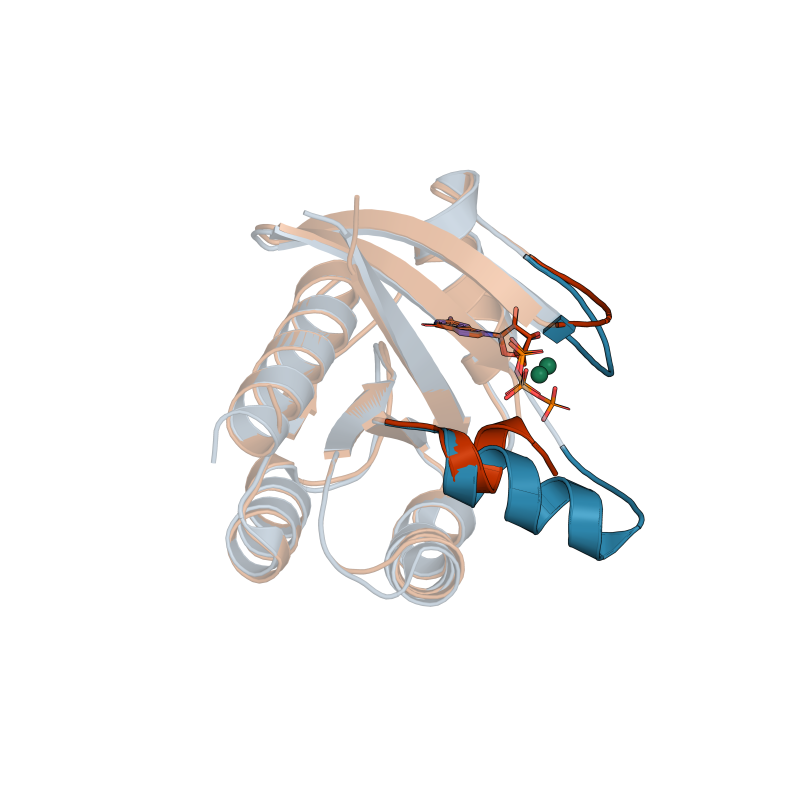
#> input picture RAS基因与蛋白结构/figures/_S2_GDP_vs_GTP_overlay.png, 2400 x 2400 px, found by its file name (shown at 1/3 size)
$ python 04_supplementary.py ../figures
#> lines starting #> are read from the running program, lines starting #| are printed output that depends on the picture; after the words box and inside, x2 and y2 are one past the last pixel; in counts of white or black regions, pixels touching at a corner belong together
#!/usr/bin/env python3
# -*- coding: utf-8 -*-
"""Assemble the PyMOL renders into single-column supplementary figures.

Usage: python3 04_supplementary.py <root>
Input : figures/_S2_*.png, _S3_*.png  (from render_supplementary_pymol.pml)
Output: figures/FigS2, FigS3  .pdf / .svg / .png
Same style contract as 03_figures.py: 88 mm single column, Arial, no titles,
no Chinese, colour keys inside the panel, titles live in Figure_legends.md.
"""
import os, sys
import numpy as np
import matplotlib
matplotlib.use('Agg')
import matplotlib.pyplot as plt

ROOT = sys.argv[1]
FIG = os.path.join(ROOT, 'figures')
MM = 1 / 25.4
W1 = 88.0                                   # single-column width, mm

plt.rcParams.update({
    'font.family': ['Arial', 'Helvetica', 'DejaVu Sans'],
    'pdf.fonttype': 42, 'ps.fonttype': 42, 'svg.fonttype': 'none',
    'legend.frameon': False, 'font.size': 6,
})

C = {'ploop': '#1C7C54', 'sw1': '#E09F3E', 'sw2': '#BF3100', 'g4': '#6A4C93',
     'g5': '#9D6DBF', 'hot': '#D7263D', 'gdp': '#355070', 'gtp': '#2E86AB',
     'cool': '#9FB4C7', 'warm': '#D08C60', 'mg': '#1C7C54'}
AF = [('≥90 very high', '#0053D6'), ('70–90 confident', '#65CBF3'),
      ('50–70 low', '#FFDB13'), ('<50 very low', '#FF7D45')]


def line(c, label, lw=2.6):
    return plt.Line2D([], [], color=c, lw=lw, label=label)


def dot(c, label, ms=3.4, mec='none', mew=0):
    return plt.Line2D([], [], ls='', marker='o', color=c, ms=ms, label=label,
                      mec=mec, mew=mew)


def crop(path):
    img = plt.imread(path)
#> img is the input picture: shape (2400, 2400, 4) float32; mean R, G, B, A 0.937, 0.931, 0.928, 0.0771
    if img.ndim == 3 and img.shape[2] == 4:
        a = img[:, :, 3] > 0.02
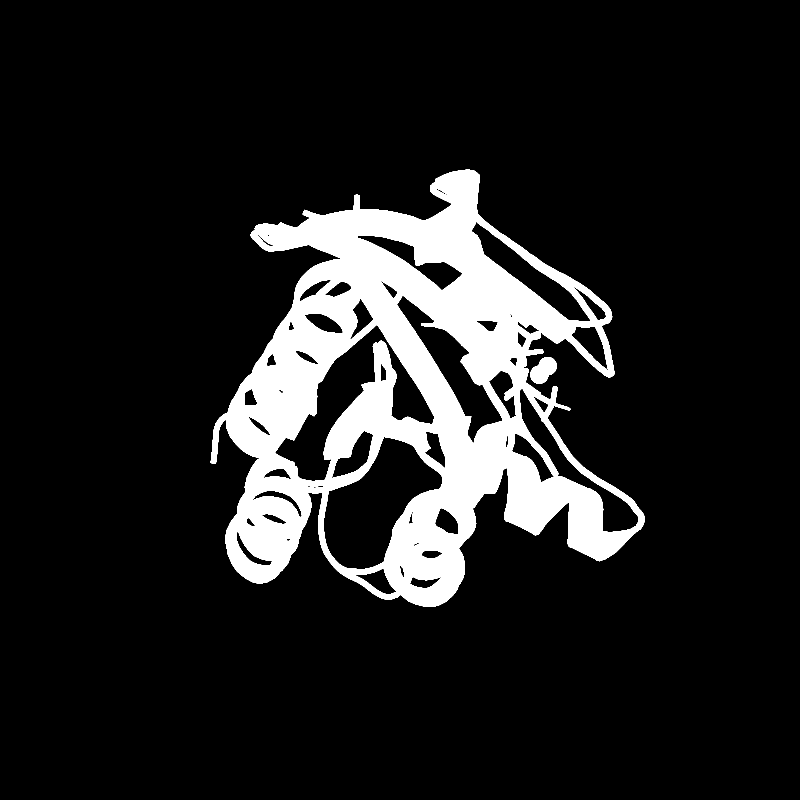
#> a: shape (2400, 2400) bool (shown at 1/3 size); 12.1% white; 2 white regions, box (x1, y1, x2, y2) and area: (632, 509, 1934, 1821) 690329, (1591, 1071, 1670, 1151) 4138
        rs, cs = np.where(a.any(1))[0], np.where(a.any(0))[0]
#> rs = 1312 values from 509 to 1820; cs = 1302 values from 632 to 1933
        pad = int(0.012 * max(img.shape[:2]))
#> pad = 28
        img = img[max(rs[0] - pad, 0):rs[-1] + pad,
                  max(cs[0] - pad, 0):cs[-1] + pad]
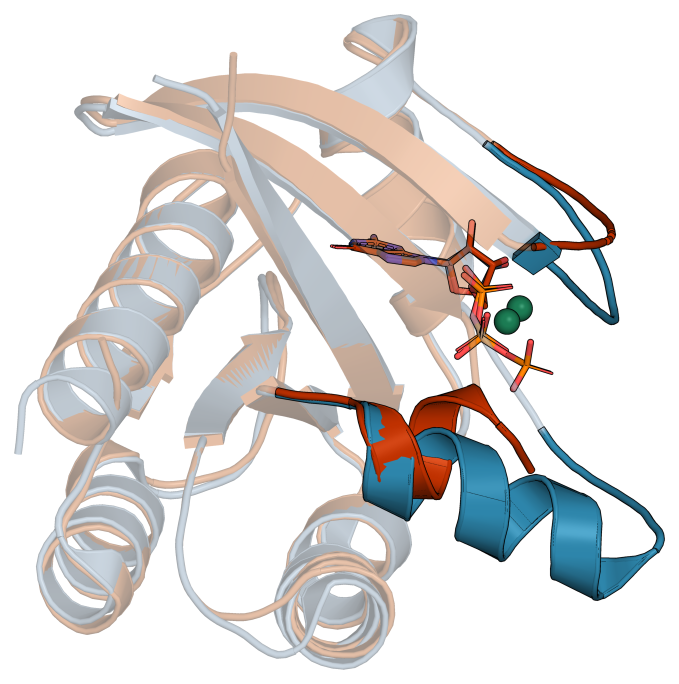
#> img: shape (1367, 1357, 4) float32 (shown at 1/2 size); mean R, G, B, A 0.808, 0.789, 0.778, 0.239; transparent parts drawn white
    return img


def build(src, out, handles, ncol, key_mm=11.0):
    img = crop(os.path.join(FIG, src))
    h_img = W1 * img.shape[0] / img.shape[1]          # keep aspect, mm
#> h_img = 88.65
    H = h_img + key_mm
#> H = 101.6
    fig = plt.figure(figsize=(W1 * MM, H * MM))
    ax = fig.add_axes([0, key_mm / H, 1, h_img / H])
    ax.imshow(img, interpolation='antialiased')
    ax.set_axis_off()
    lg = fig.add_axes([0, 0, 1, key_mm / H])
    lg.set_axis_off()
    lg.legend(handles=handles, loc='center', ncol=ncol, fontsize=5.8,
              handlelength=1.3, columnspacing=0.9, handletextpad=0.45,
              borderpad=0.1, labelspacing=0.35)
    for ext in ('pdf', 'svg', 'png'):
        fig.savefig(os.path.join(FIG, '%s.%s' % (out, ext)), dpi=400,
                    facecolor='white')
    plt.close(fig)
    print('  -> %s   %.0f x %.0f mm' % (out, W1, H))
#|   -> FigS2_GDP_vs_GTP_superposition   88 x 102 mm


# _S1_KRAS_GDP_4OBE.png is panel a of manuscript Figure 3, assembled in
# 03_figures.py (fig_s1), not here.

build('_S2_GDP_vs_GTP_overlay.png', 'FigS2_GDP_vs_GTP_superposition',
      [line(C['cool'], 'KRAS–GDP (4OBE)'), line(C['gtp'], 'switch I/II, GDP state'),
       line(C['warm'], 'KRAS–GTP (5VQ2)'), line(C['sw2'], 'switch I/II, GTP state'),
       dot(C['gdp'], 'GDP'), dot(C['sw2'], 'GTP'), dot(C['mg'], 'Mg2+')],
      ncol=3, key_mm=13.0)

build('_S3_AlphaFold_pLDDT.png', 'FigS3_AlphaFold_pLDDT_model',
      [line(c, n) for n, c in AF], ncol=4)
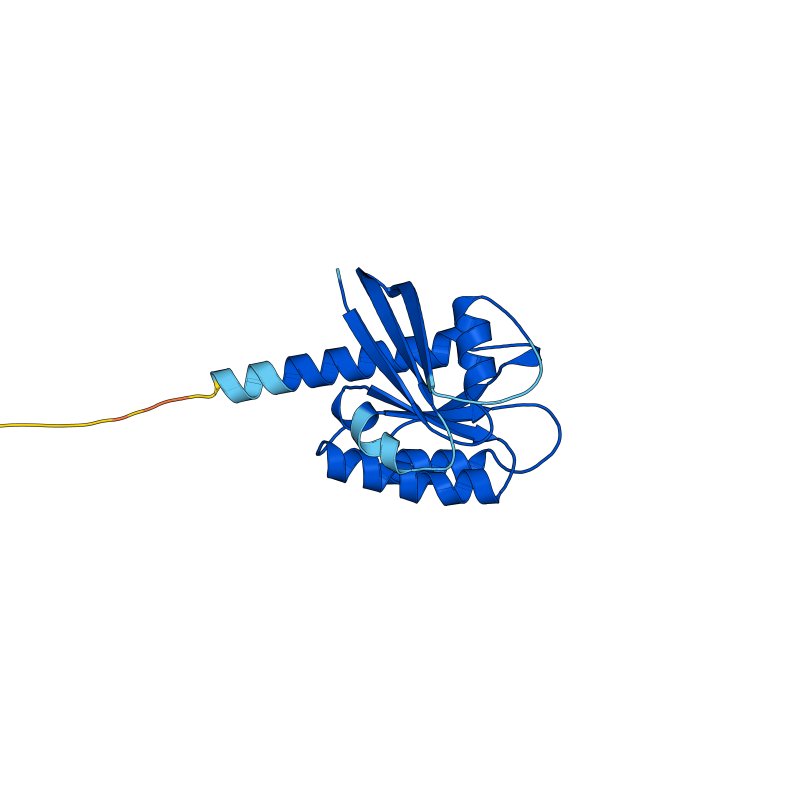
#> input picture RAS基因与蛋白结构/figures/_S3_AlphaFold_pLDDT.png, 2400 x 2400 px, found by its file name (shown at 1/3 size)
#> in crop, img is the input picture: shape (2400, 2400, 4) float32; mean R, G, B, A 0.956, 0.965, 0.979, 0.0427
#> in crop (call 2), `a = img[:, :, 3] > 0.02`:
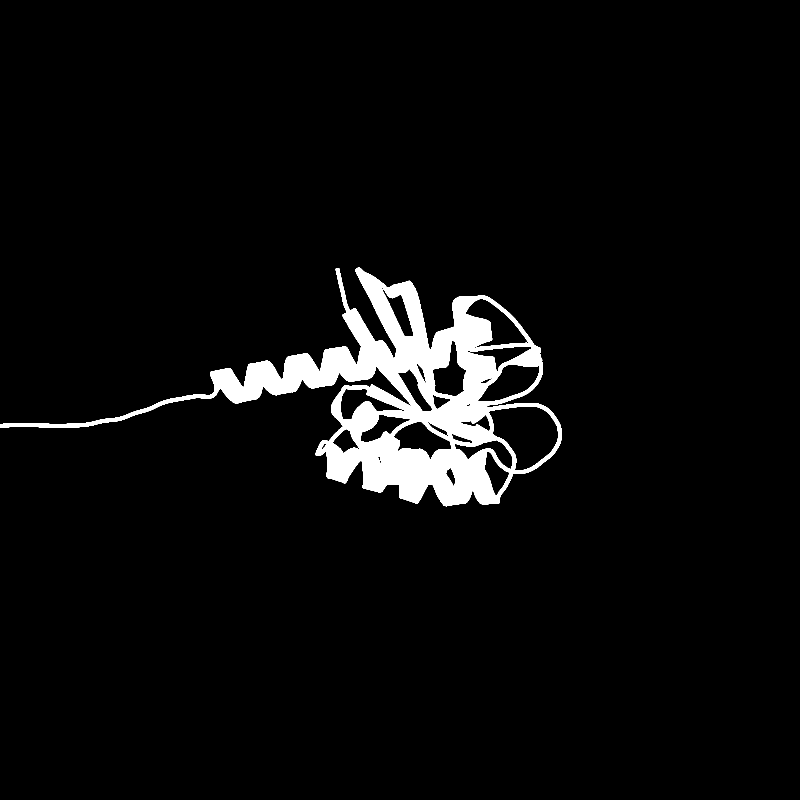
#> a: shape (2400, 2400) bool (shown at 1/3 size); 4.4% white; 1 white region, box (x1, y1, x2, y2) and area: (0, 801, 1686, 1519) 256225
#> in crop (call 2), `rs, cs = np.where(a.any(1))[0], np.where(a.any(0))[0]`: rs = 718 values from 801 to 1518; cs = 1686 values from 0 to 1685
#> in crop (call 2), `img = img[max(rs[0] - pad, 0):rs[-1] + pad, max(cs[0] - pad, 0):cs[-1]..`:
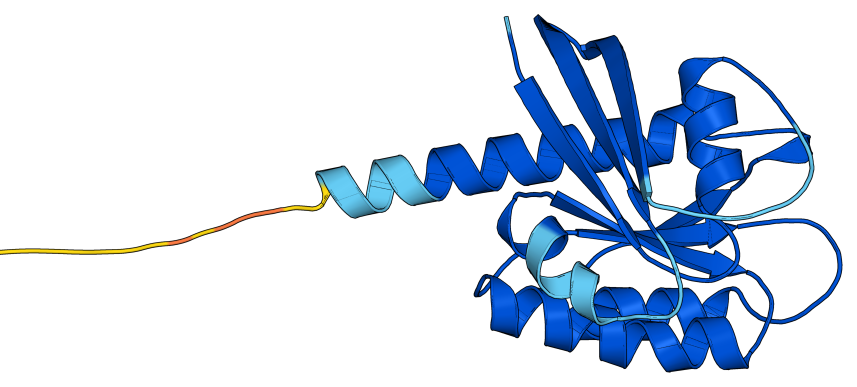
#> img: shape (773, 1713, 4) float32 (shown at 1/2 size); mean R, G, B, A 0.809, 0.854, 0.914, 0.186; transparent parts drawn white
#|   -> FigS3_AlphaFold_pLDDT_model   88 x 51 mm

print('supplementary figures ->', FIG)
#| supplementary figures -> ../figures/figures
